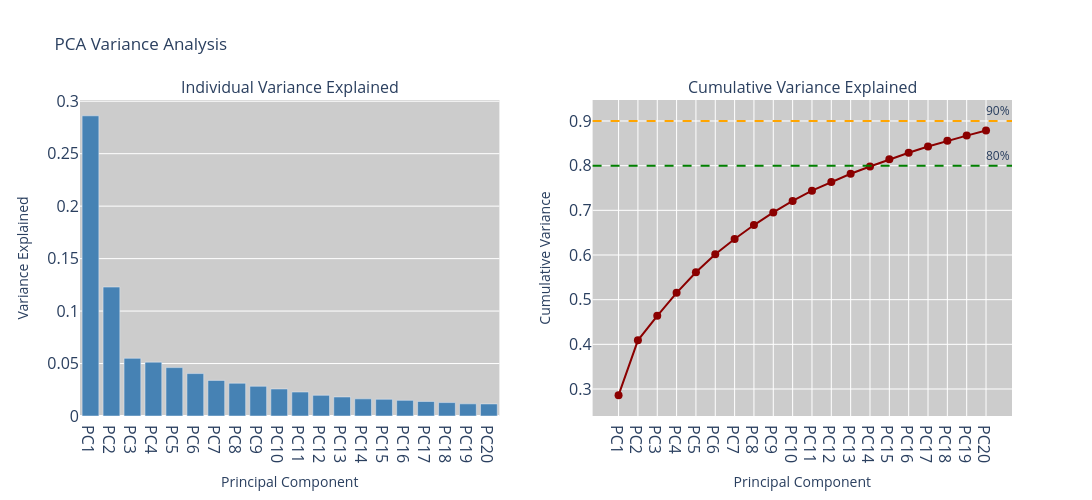

Source (notebook cell):
### Code cell
## [Option] Interactive scree plot
pca = pca_full

variance_df = pd.DataFrame({
    'Component': [f'PC{i+1}' for i in range(len(pca.explained_variance_ratio_))],
    'Variance Explained': pca.explained_variance_ratio_,
    'Cumulative Variance': np.cumsum(pca.explained_variance_ratio_)
})

fig = make_subplots(rows=1, cols=2, subplot_titles=('Individual Variance Explained', 'Cumulative Variance Explained'))

# Bar chart
fig.add_trace(
    go.Bar(x=variance_df['Component'][:20],  # First 20
           y=variance_df['Variance Explained'][:20],
           marker_color='steelblue',
           hovertemplate='%{x}<br>Variance: %{y:.4f}<extra></extra>'),
           row=1, col=1
           )

# Line chart
fig.add_trace(
    go.Scatter(x=variance_df['Component'][:20],
               y=variance_df['Cumulative Variance'][:20],
               mode='lines+markers',
               marker=dict(size=8, color='darkred'),
               line=dict(width=2, color='darkred'),
               hovertemplate='%{x}<br>Cumulative: %{y:.4f}<extra></extra>'),
               row=1, col=2
               )

# Add 80% and 90% reference lines
fig.add_hline(y=0.8, line_dash="dash", line_color="green", 
              annotation_text="80%", row=1, col=2)
fig.add_hline(y=0.9, line_dash="dash", line_color="orange", 
              annotation_text="90%", row=1, col=2)

fig.update_xaxes(title_text="Principal Component", row=1, col=1)
fig.update_xaxes(title_text="Principal Component", row=1, col=2)
fig.update_yaxes(title_text="Variance Explained", row=1, col=1)
fig.update_yaxes(title_text="Cumulative Variance", row=1, col=2)

fig.update_layout(
    width=1200,
    height=500,
    title_text="PCA Variance Analysis",
    showlegend=False,
    plot_bgcolor='#cccccc'  # Change plot background color'
)
fig.update_xaxes(tickfont=dict(size=16))
fig.update_yaxes(tickfont=dict(size=16))

fig.show()

## >> save as html and png for sharing 
fig.write_html(f"{HTML_PATH}/pca_variance_explained_test10.html")
fig.write_image(f"{FIG_PATH}/pca_variance_explained_test10.png", 
               width=1200, height=500,      
               scale=3          # Scale factor (like DPI multiplier)
               )

# allow to open automatically in the default browser
# import webbrowser
webbrowser.open(f"{HTML_PATH}/PCA Variance Plot_test10.html")

### Figure 1 — Plotly figure (JSON) as saved in the notebook; plotly's stock layout.template omitted (floating-point values rounded to 4 significant figures)
{"data": [{"hovertemplate": "%{x}<br>Variance: %{y:.4f}<extra></extra>", "marker": {"color": "steelblue"}, "type": "bar", "x": ["PC1", "PC2", "PC3", "PC4", "PC5", "PC6", "PC7", "PC8", "PC9", "PC10", "PC11", "PC12", "PC13", "PC14", "PC15", "PC16", "PC17", "PC18", "PC19", "PC20"], "xaxis": "x", "y": [0.2861, 0.1229, 0.05498, 0.05134, 0.04611, 0.04043, 0.03395, 0.03123, 0.02834, 0.02575, 0.02286, 0.01971, 0.01815, 0.01637, 0.01594, 0.01491, 0.01385, 0.01278, 0.01159, 0.0115], "yaxis": "y"}, {"hovertemplate": "%{x}<br>Cumulative: %{y:.4f}<extra></extra>", "line": {"color": "darkred", "width": 2}, "marker": {"color": "darkred", "size": 8}, "mode": "lines+markers", "type": "scatter", "x": ["PC1", "PC2", "PC3", "PC4", "PC5", "PC6", "PC7", "PC8", "PC9", "PC10", "PC11", "PC12", "PC13", "PC14", "PC15", "PC16", "PC17", "PC18", "PC19", "PC20"], "xaxis": "x2", "y": [0.2861, 0.409, 0.464, 0.5153, 0.5614, 0.6018, 0.6358, 0.667, 0.6954, 0.7211, 0.744, 0.7637, 0.7818, 0.7982, 0.8141, 0.829, 0.8429, 0.8557, 0.8673, 0.8788], "yaxis": "y2"}], "layout": {"annotations": [{"font": {"size": 16}, "showarrow": false, "text": "Individual Variance Explained", "x": 0.225, "xanchor": "center", "xref": "paper", "y": 1, "yanchor": "bottom", "yref": "paper"}, {"font": {"size": 16}, "showarrow": false, "text": "Cumulative Variance Explained", "x": 0.775, "xanchor": "center", "xref": "paper", "y": 1, "yanchor": "bottom", "yref": "paper"}, {"showarrow": false, "text": "80%", "x": 1, "xanchor": "right", "xref": "x2 domain", "y": 0.8, "yanchor": "bottom", "yref": "y2"}, {"showarrow": false, "text": "90%", "x": 1, "xanchor": "right", "xref": "x2 domain", "y": 0.9, "yanchor": "bottom", "yref": "y2"}], "height": 500, "plot_bgcolor": "#cccccc", "shapes": [{"line": {"color": "green", "dash": "dash"}, "type": "line", "x0": 0, "x1": 1, "xref": "x2 domain", "y0": 0.8, "y1": 0.8, "yref": "y2"}, {"line": {"color": "orange", "dash": "dash"}, "type": "line", "x0": 0, "x1": 1, "xref": "x2 domain", "y0": 0.9, "y1": 0.9, "yref": "y2"}], "showlegend": false, "title": {"text": "PCA Variance Analysis"}, "width": 1200, "xaxis": {"anchor": "y", "domain": [0, 0.45], "tickfont": {"size": 16}, "title": {"text": "Principal Component"}}, "xaxis2": {"anchor": "y2", "domain": [0.55, 1], "tickfont": {"size": 16}, "title": {"text": "Principal Component"}}, "yaxis": {"anchor": "x", "domain": [0, 1], "tickfont": {"size": 16}, "title": {"text": "Variance Explained"}}, "yaxis2": {"anchor": "x2", "domain": [0, 1], "tickfont": {"size": 16}, "title": {"text": "Cumulative Variance"}}}}
